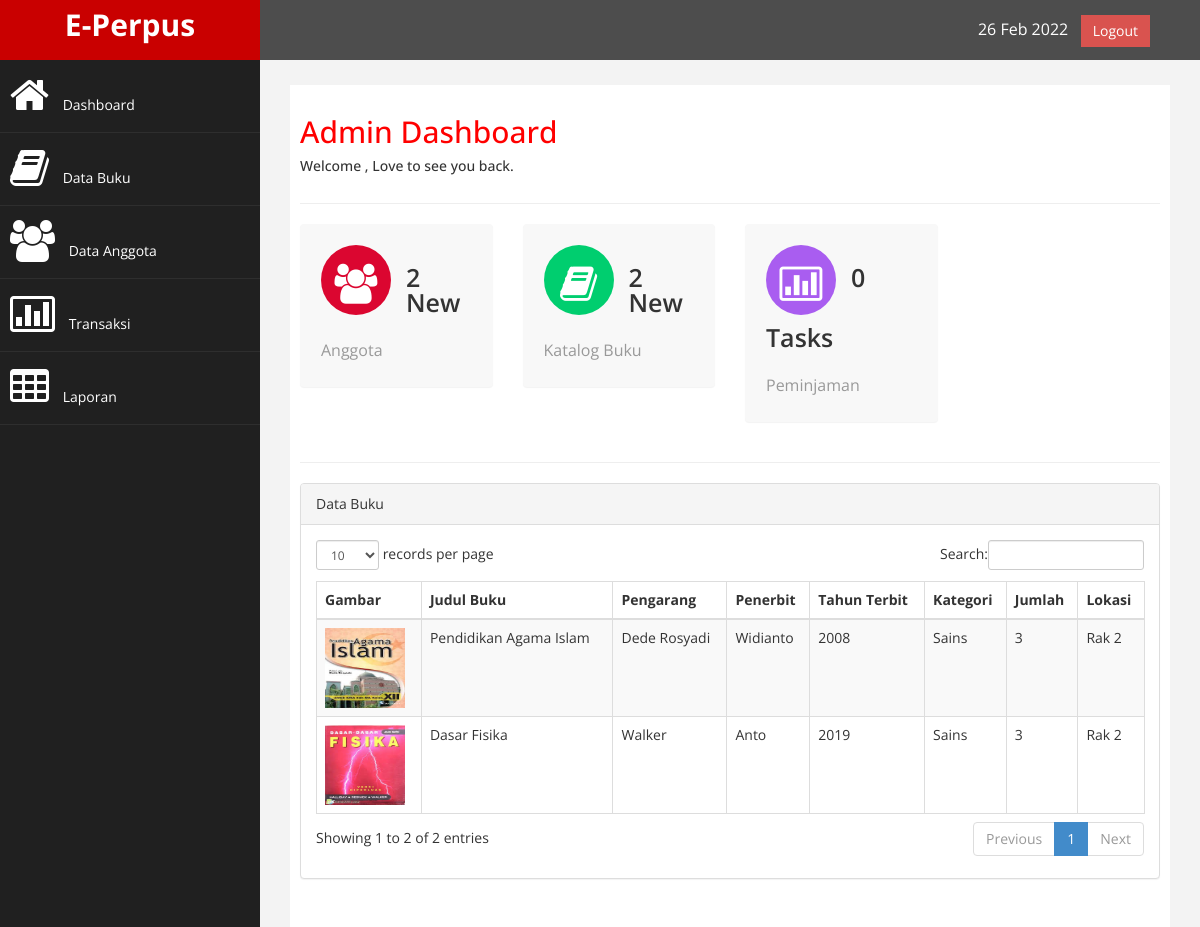
Screenshot of /index.php/welcome with the database file from the repository.
### tables this page shows
CREATE TABLE `buku` (
  `Id_Buku` int(11) NOT NULL,
  `Id_Kategori` int(11) DEFAULT NULL,
  `JudulBuku` varchar(50) DEFAULT NULL,
  `Pengarang` varchar(35) DEFAULT NULL,
  `Thn_Terbit` year(4) DEFAULT NULL,
  `penerbit` varchar(50) DEFAULT NULL,
  `Isbn` varchar(25) DEFAULT NULL,
  `Jumlah` int(11) DEFAULT NULL,
  `Lokasi` enum('Rak 1','Rak 2','Rak 3','Rak 4') DEFAULT NULL,
  `Gambar` varchar(255) DEFAULT NULL,
  `Tgl_Input` date DEFAULT NULL
);

CREATE TABLE `kategori` (
  `Id_Kategori` int(11) NOT NULL,
  `Kategori` varchar(50) DEFAULT NULL
);

### application/controllers/Welcome.php (called while the page is built, shortened)
<?php
class Welcome extends CI_Controller {
	function index()
	{
		$data['hasil']=$this->M_DB->get_data('buku')->result();
		$this->load->view('Header');
		$this->load->view('Dashboard',$data);
		$this->load->view('Footer');
	}
}

### index.php (called while the page is built, shortened)
<?php
require_once BASEPATH.'core/CodeIgniter.php';

### application/models/M_DB.php (called while the page is built, shortened)
<?php
class M_DB extends CI_Model{
	function edit_data($where,$table){
		return $this->db->get_where($table,$where);
	}
	function get_data($table){
		return $this->db->get($table);
	}
}

### application/views/Dashboard.php (the view)
<div id="page-wrapper" >
    <div id="page-inner">
        <div class="row">
            <div class="col-md-12">
               <h2>Admin Dashboard</h2>
               <h5>Welcome <?php echo $this->session->userdata('nama'); ?> , Love to see you back. </h5>
           </div>
       </div>
       <hr />
       <div class="row">
        <div class="col-md-3 col-sm-6 col-xs-6">
         <div class="panel panel-back noti-box">
            <span class="icon-box bg-color-red set-icon">
                <i class="fa fa-users"></i>
            </span>
            <div class="text-box" >
                <p class="main-text"><?php echo $this->M_DB->get_data('anggota')->num_rows() ;?> New</p>
                <p class="text-muted">Anggota</p>
            </div>
        </div>
    </div>
    <div class="col-md-3 col-sm-6 col-xs-6">
     <div class="panel panel-back noti-box">
        <span class="icon-box bg-color-green set-icon">
            <i class="fa fa-book"></i>
        </span>
        <div class="text-box" >
            <p class="main-text"><?php echo $this->M_DB->get_data('buku')->num_rows() ;?> New</p>
            <p class="text-muted">Katalog Buku</p>
        </div>
    </div>
</div>
<div class="col-md-3 col-sm-6 col-xs-6">
 <div class="panel panel-back noti-box">
    <span class="icon-box bg-color-blue set-icon">
        <i class="fa fa-bar-chart-o"></i>
    </span>
    <div class="text-box" >
        <p class="main-text"><?php echo $this->M_DB->get_data('transaksi')->num_rows() ;?> Tasks</p>
        <p class="text-muted">Peminjaman</p>
    </div>
</div>
</div>
</div>
<hr />
<div class="row" >
    <div class="col-md-12">
        <div class="panel panel-default">
            <div class="panel-heading">
             Data Buku
         </div>
         <div class="panel-body">
            <div class="table-responsive">
                <table class="table table-striped table-bordered table-hover" id="dataTables-example">
                    <thead>
                        <tr>
                            <th>Gambar</th>
                            <th>Judul Buku</th>
                            <th>Pengarang</th>
                            <th>Penerbit</th>
                            <th>Tahun Terbit</th>
                            <th>Kategori</th>
                            <th>Jumlah</th>
                            <th>Lokasi</th>
                        </tr>
                    </thead>
                    <tbody>
                        <?php
                        foreach ($hasil as $row){
                            $id = $row->Id_Kategori;
                            $where = array('Id_Kategori' => $id);
                            $DB = $this->M_DB->edit_data($where,'kategori')->result();
                            foreach ($DB as $b) {
                                $Kategori = $b->Kategori;
                            }
                            ?>
                            <tr class="odd gradeX">
                                <td><img src="<?php echo base_url().'/assets/upload/'.$row->Gambar; ?>" width="80" height="80" alt="gambar tidak ada"></td>
                                <td><?php echo $row->JudulBuku ;?></td>
                                <td><?php echo $row->Pengarang ;?></td>
                                <td><?php echo $row->penerbit ;?></td>
                                <td><?php echo $row->Thn_Terbit ;?></td>
                                <td><?php echo $Kategori ;?></td>
                                <td class="center"><?php echo $row->Jumlah ;?></td>
                                <td class="center"><?php echo $row->Lokasi ;?></td>
                            </tr>
                        <?php } ?>
                    </tbody>
                </table>
            </div>
        </div>
    </div>
</div>
</div>

### application/views/Header.php (shortened to what this page needs)
<!DOCTYPE html>
<html xmlns="http://www.w3.org/1999/xhtml">
<head>
  <link href="<?php echo base_url()?>assets/css/bootstrap.css" rel="stylesheet" />
  <link href="<?php echo base_url()?>assets/css/font-awesome.css" rel="stylesheet" />
  <link href="<?php echo base_url()?>assets/js/morris/morris-0.4.3.min.css" rel="stylesheet" />
  <link href="<?php echo base_url()?>assets/css/bootstrap-fileupload.min.css" rel="stylesheet" />
  <link href="<?php echo base_url()?>assets/css/custom.css" rel="stylesheet" />
  <link href="<?php echo base_url()?>assets/js/dataTables/dataTables.bootstrap.css" rel="stylesheet" />
</head>
<body>
    <div id="wrapper">
        <nav class="navbar navbar-default navbar-cls-top " role="navigation" style="margin-bottom: 0">
            <div class="navbar-header">
                <a class="navbar-brand" href="<?php echo base_url('Welcome')?>">E-Perpus</a>
            </div>
            <div style="color: white;
            padding: 15px 50px 5px 50px;
            float: right;
            font-size: 16px;"> <?php echo date("d M Y"); ?> &nbsp;
            <a href="<?php echo base_url('login/').'LogOut'?>" class="btn btn-danger square-btn-adjust">Logout</a>
        </div>
    </nav>
    <nav class="navbar-default navbar-side" role="navigation">
        <div class="sidebar-collapse">
            <ul class="nav" id="main-menu">
                <li>
                    <a class="<?php if($this->uri->segment(1)=="Welcome" || $this->uri->segment(1)==""){echo "active-menu";}?>"  href="<?php echo base_url('Welcome')?>"><i class="fa fa-home fa-3x"></i> Dashboard</a>
                </li>
                <li>
                    <a class="<?php if($this->uri->segment(1)=="DataBuku" || $this->uri->segment(1)==""){echo "active-menu";}?>" href="<?php echo base_url('DataBuku')?>"><i class="fa fa-book fa-3x"></i> Data Buku</a>
                </li>
                <li>
                    <a class="<?php if($this->uri->segment(1)=="Anggota" || $this->uri->segment(1)==""){echo "active-menu";}?>" href="<?php echo base_url('Anggota')?>"><i class="fa fa-users fa-3x"></i> Data Anggota</a>
                </li>
                <li  >
                    <a class="<?php if($this->uri->segment(1)=="Transaksi" || $this->uri->segment(1)==""){echo "active-menu";}?>" href="<?php echo base_url('Transaksi')?>"><i class="fa fa-bar-chart-o fa-3x"></i> Transaksi</a>
                </li>
                <li  >
                    <a class="<?php if($this->uri->segment(1)=="Laporan" || $this->uri->segment(1)==""){echo "active-menu";}?>" href="<?php echo base_url('Laporan')?>"><i class="fa fa-table fa-3x"></i> Laporan</a>
                </li>
            </ul>
        </div>
    </nav>

### application/views/Footer.php (shortened to what this page needs)
</body>
</html>

### assets/css/custom.css (style rules this page uses)
body { font-family: 'Open Sans', sans-serif; }
#wrapper { width: 100%; background:#202020; }
#page-wrapper { padding: 15px 15px; min-height: 600px; background:#F3F3F3; }
#page-inner { width:100%; margin:10px 20px 10px 0px; background-color:#fff!important; padding:10px; min-height:1200px; }
h2 { color: #f00; }
.square-btn-adjust { border: 0px solid transparent; -webkit-border-radius: 0px; -moz-border-radius: 0px; border-radius: 0px; }
p { font-size:16px; line-height:25px; padding-top:20px; }
.panel-back { background-color:#F8F8F8; }
.noti-box { min-height: 100px; padding: 20px; }
.noti-box .icon-box { display: block; float: left; margin: 0 15px 10px 0; width: 70px; height: 70px; line-height: 75px; vertical-align: middle; text-align: center; font-size: 40px; }
.text-box p { margin: 0 0 3px; }
.main-text { font-size: 25px; font-weight:600; }
.set-icon { -webkit-border-radius: 50px; -moz-border-radius: 50px; border-radius: 50px; }
.bg-color-green { background-color: #00CE6F; color: #fff; }
.bg-color-blue { background-color: #A95DF0; color: #fff; }
.bg-color-red { background-color: #DB0630; color: #fff; }
.navbar-cls-top .navbar-brand { color: #fff; background: #C90000; width: 260px; text-align: center; height: 60px; font-size: 30px; font-weight: 700; }
.sidebar-collapse , .sidebar-collapse .nav { background:none; }
.sidebar-collapse .nav { padding:0; }
.sidebar-collapse .nav > li > a { color:#fff; background:#202020; text-shadow:none; }
.sidebar-collapse > .nav > li > a { padding:15px 10px; }
.sidebar-collapse > .nav > li { border-bottom: 1px solid rgba(107, 108, 109, 0.19); }
.navbar-side { border:none; background-color: #202020; }
.navbar-cls-top { background:#4D4D4D; border-bottom:none; }
.navbar-default { border:0px solid black; }
.navbar-header { background: #A70303; }
.nav > li > a > i { margin-right:10px; }
@media (min-width:768px) { #page-wrapper { margin: 0 0 0 260px; padding: 15px 30px; min-height: 1200px; } }
@media (min-width:768px) { .navbar-side { z-index: 1; position: absolute; width: 260px; } }
@media (min-width:768px) { .navbar { border-radius: 0px; } }

### rows the page displays
buku: Gambar (picture), JudulBuku "Pendidikan Agama Islam", Pengarang "Dede Rosyadi", penerbit "Widianto", Thn_Terbit "2008", Id_Kategori.Kategori "Sains", Jumlah "3", Lokasi "Rak 2"
buku: Gambar (picture), JudulBuku "Dasar Fisika", Pengarang "Walker", penerbit "Anto", Thn_Terbit "2019", Id_Kategori.Kategori "Sains", Jumlah "3", Lokasi "Rak 2"

### other values shown
$this->M_DB->get_data('anggota')->num_rows() "2"
$this->M_DB->get_data('buku')->num_rows() "2"
$this->M_DB->get_data('transaksi')->num_rows() "0"
